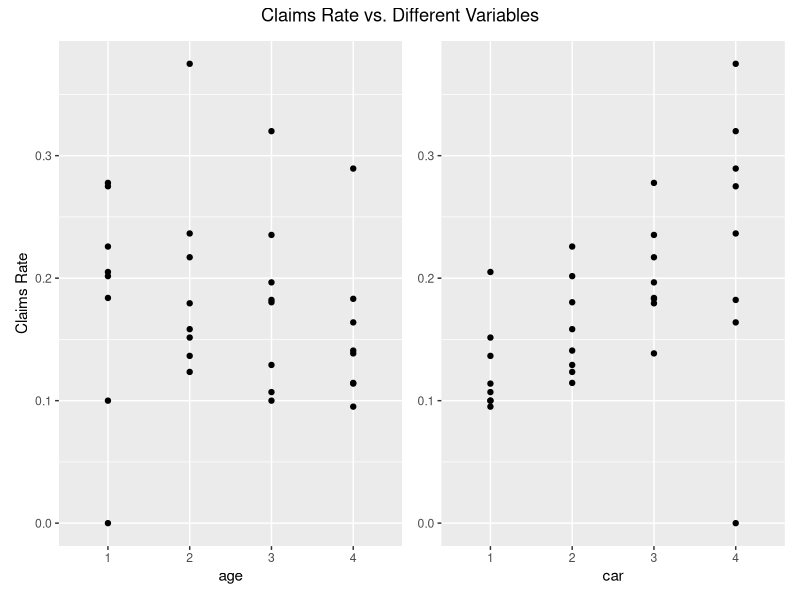
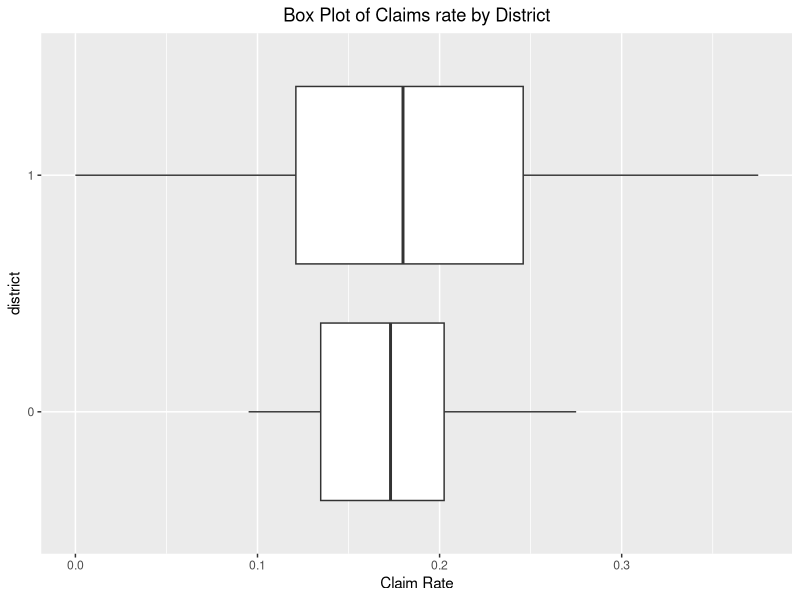

Reproduce these figures in R, in order.
## ---- chunk 1
knitr::opts_chunk$set(echo = TRUE)
## ---- chunk 2
library(readxl)
library(ggplot2)
library(patchwork)
## ---- chunk 3
claimsData <- read_excel("Table 9.13 Car insurance.xls", skip = 2, 
                       sheet = "Sheet1", .name_repair = "unique_quiet")
claimsData$age <- factor(claimsData$age)
claimsData$district <- factor(claimsData$district)
claimsData$car <- factor(claimsData$car)
claimsData$y <- as.integer(claimsData$y)
## ---- chunk 4
claimsData$claimRate <- claimsData$y/claimsData$n
p1 <- ggplot(data = claimsData) + geom_point(aes(age, claimRate)) +
  ylab("Claims Rate")
p2 <- ggplot(data = claimsData) + geom_point(aes(car, claimRate)) +
  theme(axis.title.y = element_blank())
p1 + p2 + plot_annotation(title = "Claims Rate vs. Different Variables",
                        theme = theme(plot.title = element_text(hjust = .5)))
## ---- chunk 5
ggplot(data = claimsData) +
  geom_boxplot(aes(x = claimRate, y = district, group = district)) + 
  labs(title = "Box Plot of Claims rate by District") + 
  xlab("Claim Rate") + 
  theme(plot.title = element_text(hjust = 0.5))
## ---- chunk 6
noInter <- glm(y ~ age + car + district + offset(log(n)),
               family = poisson(link = 'log'),
               data = claimsData)
Inter <- glm(y ~ age + car + district + age*car + age*district +
               car*district + offset(log(n)),
               family = poisson(link = 'log'),
               data = claimsData)
summary(Inter)
